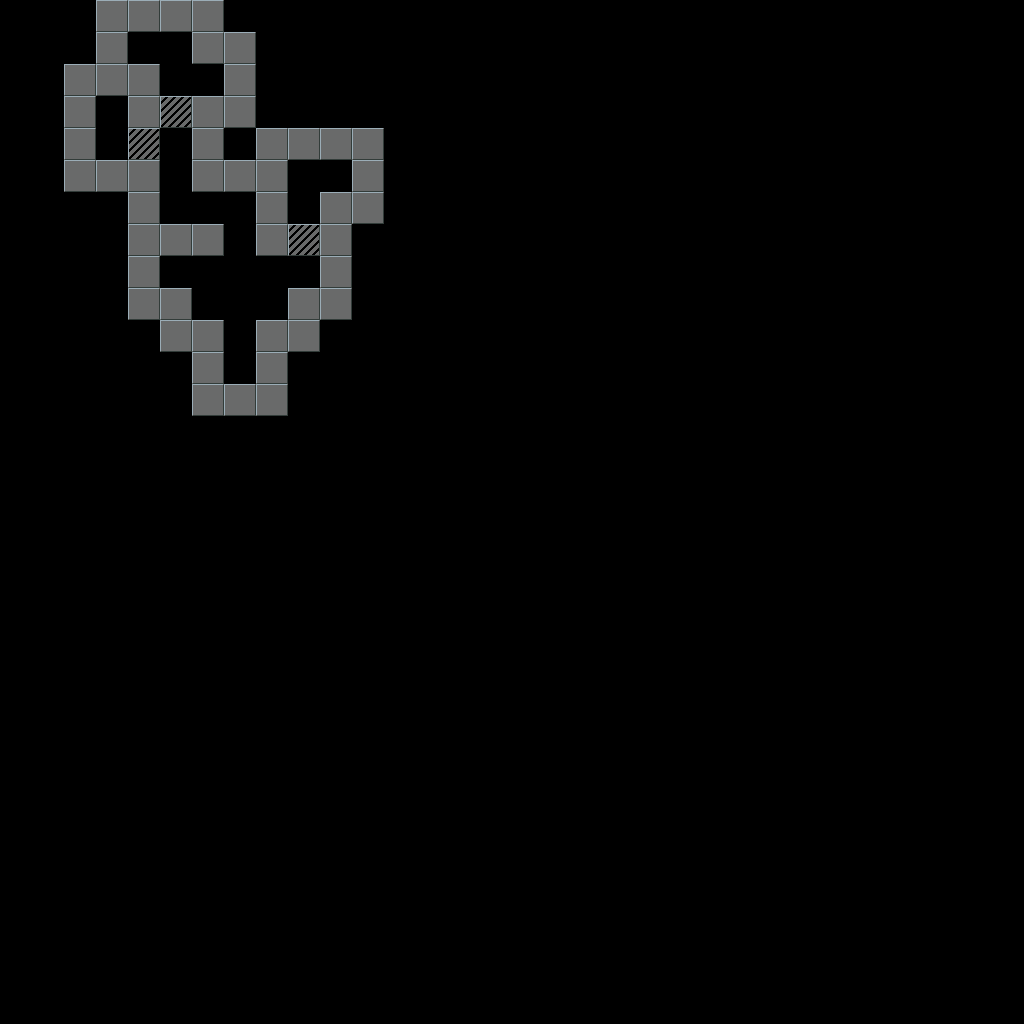

Rendered tile map (Tiled .tmx) drawn with the repository's tilesets; below, a short description and the map source with its tile grids summarised:
An orthogonal 32x32 tile map with 32x32 px tiles, 2 tile layers (Walls, BoundaryWalls) and 13 objects.

<map version="1.8" tiledversion="1.8.2" orientation="orthogonal" renderorder="right-down" width="32" height="32" tilewidth="32" tileheight="32" infinite="0" nextlayerid="6" nextobjectid="183">
 <editorsettings>
  <export target="../src/files/areas/dungeon-1.lua" format="custom" />
 </editorsettings>
 <properties>
  <property name="ceiling" type="int" value="1" />
  <property name="id" value="dungeon-1" />
  <property name="name" value="Dungeon 1" />
  <property name="tileset" value="dungeon" />
 </properties>
 <tileset firstgid="1" source="MainTiles.tsx" />
 <layer id="1" name="Walls" width="32" height="32">
  <data>[1024 cells, 55 non-empty, 2 distinct tile ids]</data>
 </layer>
 <layer id="5" name="BoundaryWalls" width="32" height="32">
  <data>[1024 cells, 0 non-empty, 0 distinct tile ids]</data>
 </layer>
 <objectgroup id="2" name="Object Layer 1">
  <object id="34" gid="5" x="96" y="128" width="32" height="32" />
  <object id="170" gid="36" x="128" y="64" width="32" height="32">
   <properties>
    <property name="gold" type="int" value="20" />
    <property name="id" value="dungeon-1_7663c2fa-4722-fc02-5a73-ab94c4b6f065" />
   </properties>
  </object>
  <object id="171" gid="17" x="224" y="384" width="32" height="32">
   <properties>
    <property name="gold" type="int" value="10" />
    <property name="id" value="dungeon-1_34d0a95b-f65b-e5bf-909c-9193afb7d397" />
    <property name="loot" value="compass" />
   </properties>
  </object>
  <object id="172" gid="21" x="160" y="288" width="32" height="32">
   <properties>
    <property name="id" value="dungeon-1_e38c0923-e9dd-c219-dac2-0ff8e85cfed2" />
    <property name="targetdir" type="int" value="1" />
    <property name="targetx" type="int" value="9" />
    <property name="targety" type="int" value="5" />
   </properties>
  </object>
  <object id="173" gid="16" x="96" y="160" width="32" height="32">
   <properties>
    <property name="id" value="dungeon-1_84a0b1f2-3677-212a-c4a8-5bf74393601d" />
    <property name="text" value="Some walls are actually an illusion and you can walk right through them." />
   </properties>
  </object>
  <object id="182" gid="16" x="224" y="352" width="32" height="32">
   <properties>
    <property name="id" value="dungeon-1_de8274cb-1518-4ac6-7882-9ae8fc6724dc" />
    <property name="text" value="The rats were guarding this chest? There must be something really important inside it." />
   </properties>
  </object>
  <object id="174" gid="17" x="320" y="192" width="32" height="32">
   <properties>
    <property name="gold" type="int" value="20" />
    <property name="id" value="dungeon-1_6f611782-d262-f96e-d4e1-550abb92505c" />
   </properties>
  </object>
  <object id="175" gid="11" x="192" y="320" width="32" height="32">
   <properties>
    <property name="attack" type="int" value="1" />
    <property name="health" type="int" value="8" />
    <property name="health_max" type="int" value="8" />
    <property name="id" value="dungeon-1_9f91f9ca-47f8-c5da-a576-1bc013829680" />
    <property name="wanderer" type="int" value="1" />
   </properties>
  </object>
  <object id="178" gid="11" x="256" y="320" width="32" height="32">
   <properties>
    <property name="attack" type="int" value="1" />
    <property name="health" type="int" value="8" />
    <property name="health_max" type="int" value="8" />
    <property name="id" value="dungeon-1_71c09fa5-1e6e-8875-5f01-554b8c3cc368" />
    <property name="wanderer" type="int" value="1" />
   </properties>
  </object>
  <object id="176" gid="36" x="192" y="96" width="32" height="32">
   <properties>
    <property name="direction" type="int" value="1" />
    <property name="id" value="dungeon-1_cea94c6f-7802-a70a-347f-b87ffe0ff523" />
   </properties>
  </object>
  <object id="179" gid="34" x="288" y="256" width="32" height="32">
   <properties>
    <property name="id" value="dungeon-1_715d0d0f-81f8-96e0-d0e2-2820fbf8da9b" />
   </properties>
  </object>
  <object id="180" gid="34" x="128" y="160" width="32" height="32">
   <properties>
    <property name="id" value="dungeon-1_e7504aa3-60a4-191e-b4b6-f7d8c5460776" />
   </properties>
  </object>
  <object id="181" gid="22" x="96" y="96" width="32" height="32">
   <properties>
    <property name="direction" type="int" value="-1" />
    <property name="id" value="dungeon-1_ab58559d-7f5d-998b-8135-787876ca4e5a" />
    <property name="targetarea" value="forest-1" />
    <property name="targetdir" type="int" value="1" />
    <property name="targetx" type="int" value="18" />
    <property name="targety" type="int" value="19" />
   </properties>
  </object>
 </objectgroup>
</map>
